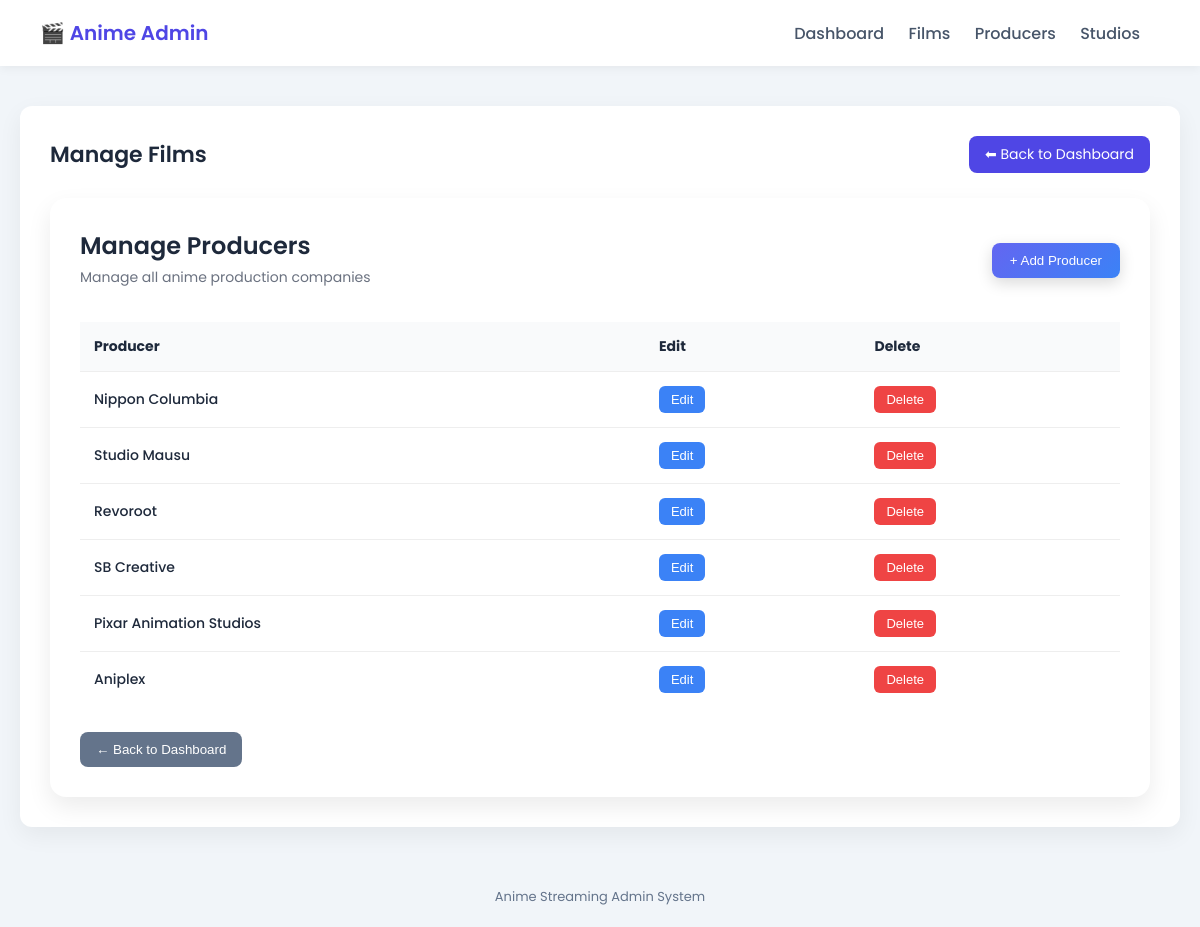
The app's page /dashboard-admin/manage-producer/ (signed in), older data.
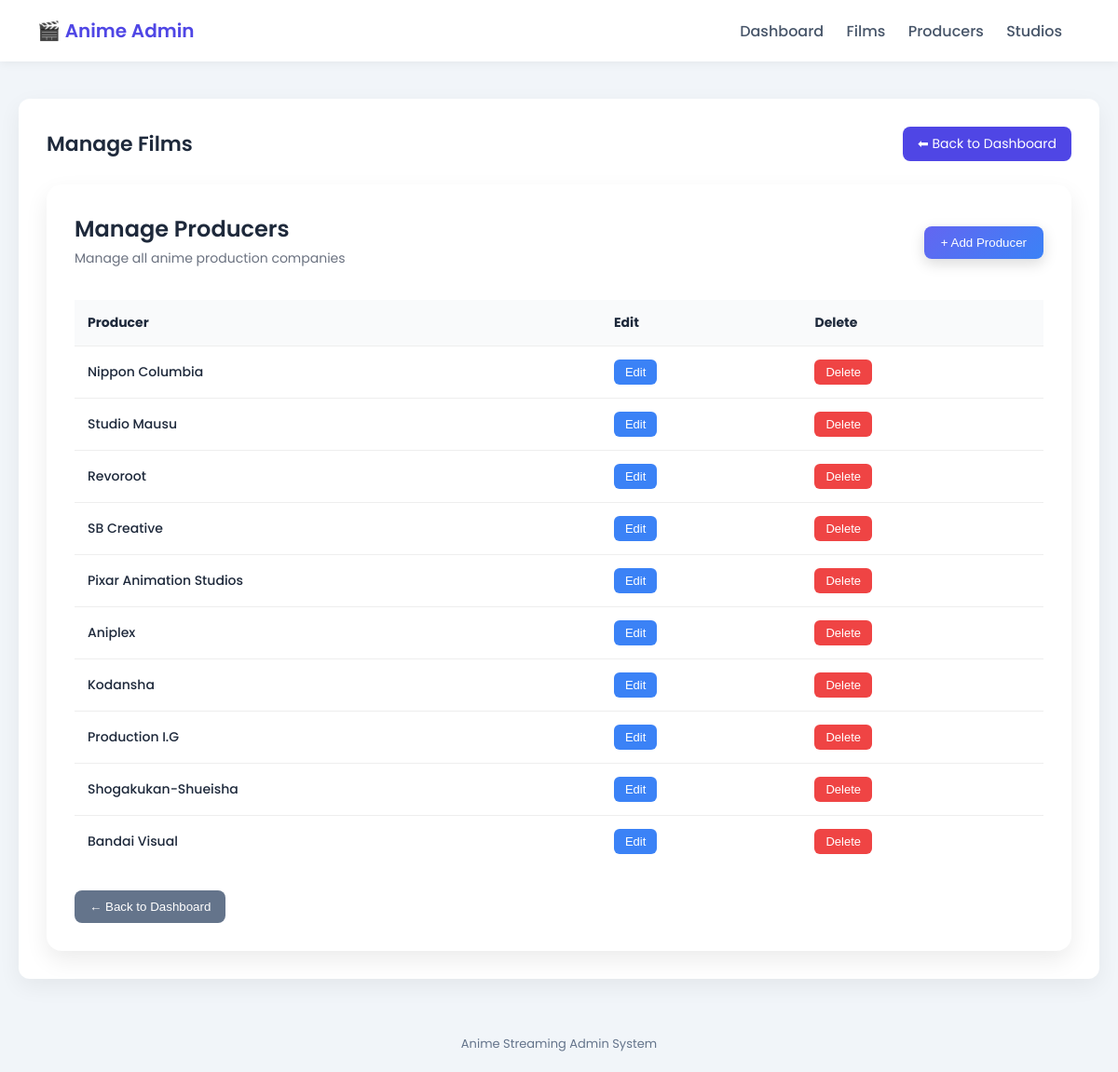
The same page, newer data.
### core/StreamingApp/models.py (models this page shows, shortened)
class Producer(models.Model):
    class Meta:
        constraints = [
            UniqueConstraint(
            Lower('name'),
            name='unique_producer_name_case_insensitive'
        )]
    producer_id = models.UUIDField(primary_key=True, default=uuid.uuid4, editable=False)
    name = models.CharField(max_length=255)
    created_at = models.DateTimeField(auto_now_add=True)
    updated_at = models.DateTimeField(auto_now=True)

### core/StreamingApp/views.py (the view)
class ManageProducerView(AdminRequiredView):
    def get(self,request):
        producers = Producer.objects.all()
        return render(request, 'admin/manage_producer.html', {
            'producers': producers,
        })

### core/StreamingApp/views.py (called while the page is built)
    def dispatch(self, request, *args, **kwargs):
        if not request.user.is_authenticated:
            return redirect(f"{reverse('admin_login')}?next={request.path}")
        if getattr(request.user, 'role', None) != 'admin':
            return redirect('homepage')
        return super().dispatch(request, *args, **kwargs)

### core/templates/admin/manage_producer.html (shortened to what this page needs)
{% extends 'base_admin/base_manage_film.html' %}
{% block content %}
<div style="
background:white;
padding:30px;
border-radius:16px;
box-shadow:0 10px 25px rgba(0,0,0,0.08);
font-family:'Poppins',sans-serif;
">
<div style="
display:flex;
justify-content:space-between;
align-items:center;
flex-wrap:wrap;
gap:15px;
margin-bottom:30px;
">
<div>
<h2 style="margin:0;font-weight:600;">
Manage Producers
</h2>
<p style="
margin:4px 0;
font-size:14px;
color:#6b7280;
">
Manage all anime production companies
</p>
</div>
<a href="{% url 'add_producer' %}">
<button style="
background:linear-gradient(135deg,#6366f1,#3b82f6);
padding:10px 18px;
border:none;
border-radius:8px;
color:white;
font-weight:500;
cursor:pointer;
box-shadow:0 5px 15px rgba(0,0,0,0.15);
">
+ Add Producer
</button>
</a>
</div>
{% if producers %}
<div style="overflow-x:auto;">
<table style="
width:100%;
border-collapse:collapse;
font-size:14px;
">
<thead>
<tr style="
background:#f9fafb;
text-align:left;
">
<th style="padding:14px;">Producer</th>
<th style="padding:14px;">Edit</th>
<th style="padding:14px;">Delete</th>
</tr>
</thead>
<tbody>
{% for producer in producers %}
<tr style="
border-top:1px solid #eee;
transition:0.2s;
"
onmouseover="this.style.background='#f9fafb'"
onmouseout="this.style.background='white'"
>
<td style="
padding:14px;
font-weight:500;
">
{{ producer.name }}
</td>
<td style="padding:14px;">
<a href="{% url 'edit_producer' producer_id=producer.producer_id %}">
<button style="
background:#3b82f6;
padding:6px 12px;
border:none;
border-radius:6px;
color:white;
cursor:pointer;
font-size:13px;
">
Edit
</button>
</a>
</td>
<td style="padding:14px;">
<form method="post" action="{% url 'delete_producer' producer_id=producer.producer_id %}">
<button style="
background:#ef4444;
padding:6px 12px;
border:none;
border-radius:6px;
color:white;
cursor:pointer;
font-size:13px;
">
Delete
</button>
</form>
</td>
</tr>
{% endfor %}
</tbody>
</table>
</div>
{% else %}
<p style="color:#6b7280;">
No producers found.
</p>
{% endif %}
<div style="margin-top:25px;">
<a href="{% url 'admin_homepage' %}">
<button style="
background:#64748b;
padding:10px 16px;
border:none;
border-radius:8px;
color:white;
cursor:pointer;
">
← Back to Dashboard
</button>
</a>
</div>
</div>
{% endblock %}

Row changes from the older to the newer data that the page shows:
added Producer: name "Kodansha"
added Producer: name "Production I.G"
added Producer: name "Shogakukan-Shueisha"
added Producer: name "Bandai Visual"
